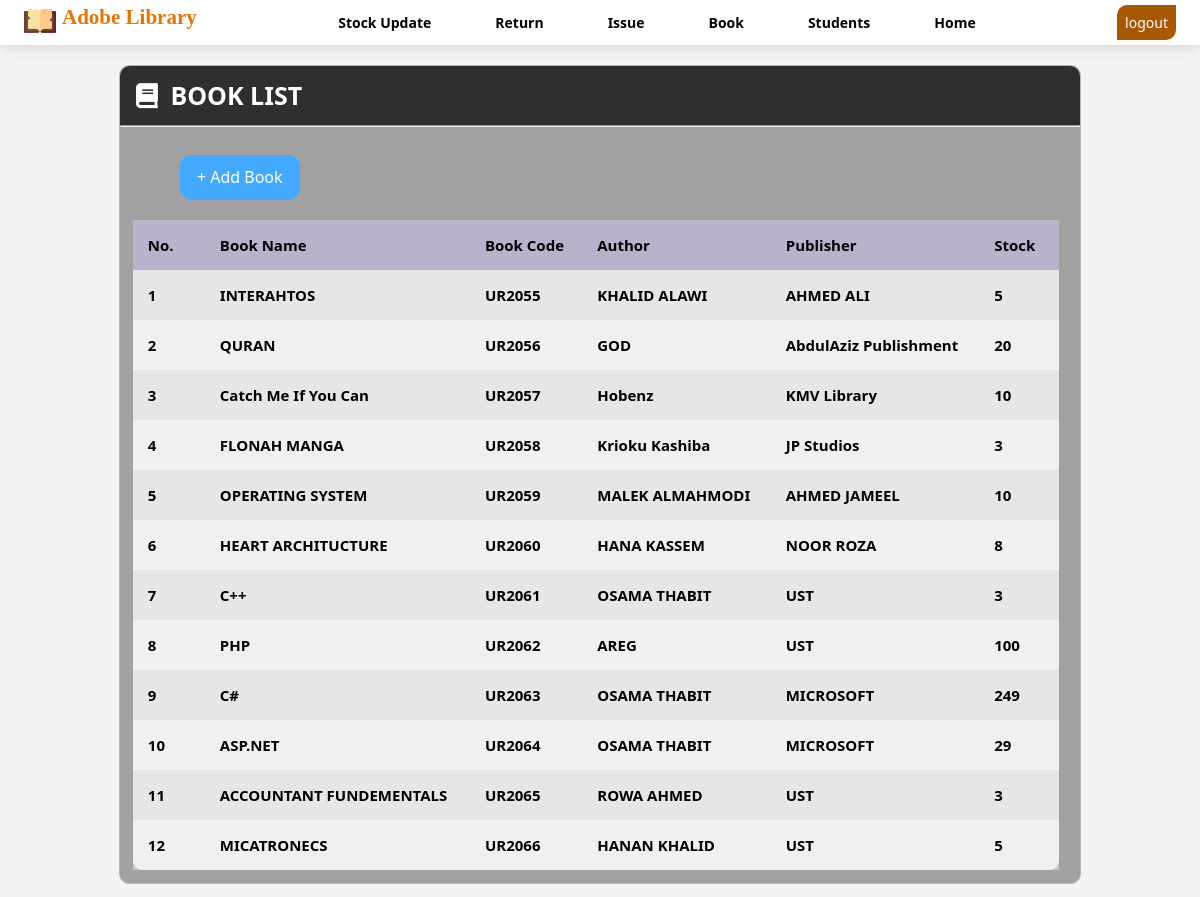
Page /book_list.php (signed in) on the committed database.
### tables this page shows
CREATE TABLE `book` (
  `id` int(10) NOT NULL,
  `bookname` varchar(50) NOT NULL,
  `bookcode` varchar(20) NOT NULL,
  `author` varchar(50) NOT NULL,
  `publisher` longtext NOT NULL,
  `stock` int(10) NOT NULL,
  `doc` timestamp NOT NULL DEFAULT current_timestamp()
);

### book_list.php (the view, shortened to what this page needs)
<!DOCTYPE html>
<html >
<head>
<link rel="stylesheet" href="CSS/table_page.css" />
<link rel="stylesheet" href="https://pro.fontawesome.com/releases/v5.10.0/css/all.css">
</head>
<body>
  <?php
    require 'Header.php';
  ?>
  <div class="main-div">
    <div class="head">
      <p class="head-para"><i class="fas fa-book"></i>&ensp;BOOK LIST</p>
    </div>
    <hr class="h1" />
    <div class="div-content">
      <div class="div-content-right">
        <a href="new_book.php"><button class="button1">+ Add Book</button></a>
      </div>
    </div>
    <form action="#" method="post" enctype="multipart/form-data">
      <table class="my-table" id="my-table" border="0">
        <thead>
          <tr>
            <th style="width: 42px;">No.</th>
            <th>Book Name</th>
            <th>Book Code</th>
            <th>Author</th>
            <th>Publisher</th>
            <th style="width: 50px;">Stock</th>
          </tr>
        </thead>
        <tbody>
          <?php
            $sno=0;
		    $sql = "SELECT * FROM `book`";
		    $run = mysqli_query($con, $sql);
		    while($row = mysqli_fetch_assoc($run))
		    {
				$sno = $sno+1;
  	  		    echo '<tr>';
	  		      echo '<td>'.$sno.'</td>';
    		      echo '<td>'.$row['bookname'].'</td>';
				  echo '<td>'.$row['bookcode'].'</td>';
    		      echo '<td>'.$row['author'].'</td>';
				  echo '<td>'.$row['publisher'].'</td>';
				  echo '<td>'.$row['stock'].'</td>';
		   	    echo '</tr>';
		    }
		  ?>
        </tbody>
      </table>
    </form>
  </div>
</body>
</html>

### Header.php (shortened to what this page needs)
<!DOCTYPE HTML>
<html>
<head>
<link rel="stylesheet" href="CSS/Header.css" />
</head>
<body>
    <div class="container-header">
        <nav class="navbar">
             <a href="index.php">
            <div class="Logo" style="display:flex;">
                <img src="Image/logo.png" style="width:32px;margin-right: 6px;"></img>
                <h2 style="font-family: 'Kaushan Script', cursive;color: rgb(229, 118, 0);">Adobe Library</h2>
            </div>
            </a>
            <ul class="nav-links">
                <a href="index.php" class="nav-link" >Home</a>
                <div class="nav-link drop">
                    <a class="drop">
                        Students
                    </a>
                </div>
                <div class="nav-link drop">
                    <a class="drop">
                        Book
                    </a>
                </div>
                <div class="nav-link drop">
                    <a class="drop">
                        Issue
                    </a>
                </div>
                <div class="nav-link drop">
                    <a class="drop">
                        Return
                    </a>
                </div>
                    <a href="update_stock.php" class="nav-link">Stock Update</a>
            </ul>
            <a href="Login/logout.php" class="logout">logout</a>
        </nav>
    </div>
</body>
</html>

### CSS/table_page.css (style rules this page uses)
* { margin:0px; padding:0px; }
body { background-color: rgb(244, 242, 242); }
.main-div { font-family: system-ui; font-size: 15px; width: 80%; margin: 20px auto; height: auto; background-color: rgba(0, 0, 0, 0.333); backdrop-filter: blur(7px); border: 1px solid #B8B8B8; border-radius: 10px; }
.head { height: 10%; width: auto; padding: 0.8rem 1rem; border-radius: 10px 10px 0 0; background-color: #000000b5; }
.head-para { font-size: 25px; font-weight: bold; color: #FFF; }
hr.h1 { margin-bottom: 20px; }
.div-content-right { width: 18%; height: 45px; }
.div-content { margin: 0 13px; width: 96.5%; height: 60px; display: flex; justify-content: space-between; align-items: center; }
.button1 { float: right; height: 45px; width: 120px; font-size: 16px; border-radius: 12px; background-color: #44aaff; color: #FFF; border: 0; cursor: pointer; }
.my-table { font-weight: 600; background-color: #fffb; width: 96.5%; height: auto; border-collapse: collapse; margin: 0.8rem; border-radius: 0.6rem; }
thead tr { font-family: Sans-serif; height: 35px; background-color: #bab2cafe; }
tbody tr:nth-child(even) { background-color: #fff6; }
td, th { padding: 15px 15px; width: auto; text-align: left; }

### CSS/Header.css (style rules this page uses)
* { margin: 0; padding: 0; font-family: system-ui, -apple-system, BlinkMacSystemFont, 'Segoe UI', Roboto, Oxygen, Ubuntu, Cantarell, 'Open Sans', 'Helvetica Neue', sans-serif; }
.container-header { display: flex; font-size: 14px; }
.navbar { display: flex; justify-content: space-between; width: 100%; height: 6%; padding: 0.3rem 1.5rem; background: #fff; box-shadow: 0 4px 12px rgba(0, 0, 0, 0.1); }
.nav-links { direction: rtl; display: flex; gap: 2rem; }
.nav-link, .drop-down a { list-style: none; height: auto; padding: 0.5rem 1rem; font-weight: 600; cursor: pointer; }
a { text-decoration: none; color: currentColor; }
.drop a { display: flex; align-items: center; }
.logout { text-decoration: none; background: rgb(169, 88, 2); color: white; padding: 6px; border: 2px solid rgb(169, 88, 2); border-radius: 10px 0; transition: 0.2s; }

### rows in the picture
book: bookname "INTERAHTOS", bookcode "UR2055", author "KHALID ALAWI", publisher "AHMED ALI", stock "5"
book: bookname "QURAN", bookcode "UR2056", author "GOD", publisher "AbdulAziz Publishment", stock "20"
book: bookname "Catch Me If You Can", bookcode "UR2057", author "Hobenz", publisher "KMV Library", stock "10"
book: bookname "FLONAH MANGA", bookcode "UR2058", author "Krioku Kashiba", publisher "JP Studios", stock "3"
book: bookname "OPERATING SYSTEM", bookcode "UR2059", author "MALEK ALMAHMODI", publisher "AHMED JAMEEL", stock "10"
book: bookname "HEART ARCHITUCTURE", bookcode "UR2060", author "HANA KASSEM", publisher "NOOR ROZA", stock "8"
book: bookname "C++", bookcode "UR2061", author "OSAMA THABIT", publisher "UST", stock "3"
book: bookname "PHP", bookcode "UR2062", author "AREG", publisher "UST", stock "100"
book: bookname "C#", bookcode "UR2063", author "OSAMA THABIT", publisher "MICROSOFT", stock "249"
book: bookname "ASP.NET", bookcode "UR2064", author "OSAMA THABIT", publisher "MICROSOFT", stock "29"
book: bookname "ACCOUNTANT FUNDEMENTALS", bookcode "UR2065", author "ROWA AHMED", publisher "UST", stock "3"
book: bookname "MICATRONECS", bookcode "UR2066", author "HANAN KHALID", publisher "UST", stock "5"
